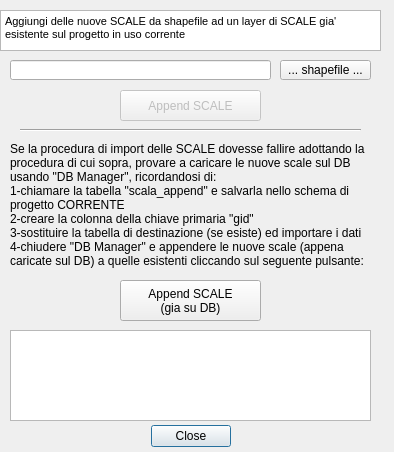
<?xml version="1.0" encoding="UTF-8"?>
<ui version="4.0">
 <class>ProgettoPNIDockWidgetBase</class>
 <widget class="QDialog" name="ProgettoPNIDockWidgetBase">
  <property name="geometry">
   <rect>
    <x>0</x>
    <y>0</y>
    <width>394</width>
    <height>452</height>
   </rect>
  </property>
  <property name="windowTitle">
   <string>ProgettoPNI</string>
  </property>
  <widget class="QDialogButtonBox" name="button_box">
   <property name="geometry">
    <rect>
     <x>140</x>
     <y>420</y>
     <width>91</width>
     <height>32</height>
    </rect>
   </property>
   <property name="orientation">
    <enum>Qt::Horizontal</enum>
   </property>
   <property name="standardButtons">
    <set>QDialogButtonBox::Close</set>
   </property>
  </widget>
  <widget class="QTextBrowser" name="txtHelp">
   <property name="geometry">
    <rect>
     <x>0</x>
     <y>10</y>
     <width>381</width>
     <height>41</height>
    </rect>
   </property>
   <property name="html">
    <string>&lt;!DOCTYPE HTML PUBLIC &quot;-//W3C//DTD HTML 4.0//EN&quot; &quot;http://www.w3.org/TR/REC-html40/strict.dtd&quot;&gt;
&lt;html&gt;&lt;head&gt;&lt;meta name=&quot;qrichtext&quot; content=&quot;1&quot; /&gt;&lt;style type=&quot;text/css&quot;&gt;
p, li { white-space: pre-wrap; }
&lt;/style&gt;&lt;/head&gt;&lt;body style=&quot; font-family:'MS Shell Dlg 2'; font-size:8.15094pt; font-weight:400; font-style:normal;&quot;&gt;
&lt;p style=&quot; margin-top:0px; margin-bottom:0px; margin-left:0px; margin-right:0px; -qt-block-indent:0; text-indent:0px;&quot;&gt;&lt;span style=&quot; font-size:8.15094pt;&quot;&gt;Aggiungi delle nuove SCALE da shapefile ad un layer di SCALE gia' esistente sul progetto in uso corrente&lt;/span&gt;&lt;/p&gt;&lt;/body&gt;&lt;/html&gt;</string>
   </property>
  </widget>
  <widget class="QToolButton" name="importBtn">
   <property name="enabled">
    <bool>false</bool>
   </property>
   <property name="geometry">
    <rect>
     <x>120</x>
     <y>90</y>
     <width>141</width>
     <height>31</height>
    </rect>
   </property>
   <property name="text">
    <string>Append SCALE</string>
   </property>
  </widget>
  <widget class="QTextBrowser" name="txtFeedback">
   <property name="geometry">
    <rect>
     <x>10</x>
     <y>330</y>
     <width>361</width>
     <height>91</height>
    </rect>
   </property>
  </widget>
  <widget class="QWidget" name="layoutWidget">
   <property name="geometry">
    <rect>
     <x>0</x>
     <y>0</y>
     <width>2</width>
     <height>2</height>
    </rect>
   </property>
   <layout class="QVBoxLayout" name="verticalLayout"/>
  </widget>
  <widget class="QToolButton" name="shpBrowse_btn">
   <property name="geometry">
    <rect>
     <x>280</x>
     <y>60</y>
     <width>91</width>
     <height>20</height>
    </rect>
   </property>
   <property name="text">
    <string>... shapefile ...</string>
   </property>
  </widget>
  <widget class="QLineEdit" name="shpBrowse_txt">
   <property name="geometry">
    <rect>
     <x>10</x>
     <y>60</y>
     <width>261</width>
     <height>20</height>
    </rect>
   </property>
  </widget>
  <widget class="Line" name="line">
   <property name="geometry">
    <rect>
     <x>20</x>
     <y>120</y>
     <width>341</width>
     <height>20</height>
    </rect>
   </property>
   <property name="orientation">
    <enum>Qt::Horizontal</enum>
   </property>
  </widget>
  <widget class="QLabel" name="label">
   <property name="geometry">
    <rect>
     <x>10</x>
     <y>130</y>
     <width>371</width>
     <height>151</height>
    </rect>
   </property>
   <property name="text">
    <string>&lt;html&gt;&lt;head/&gt;&lt;body&gt;&lt;p&gt;Se la procedura di import delle SCALE dovesse fallire adottando la procedura di cui sopra, provare a caricare le nuove scale sul DB usando &amp;quot;DB Manager&amp;quot;, ricordandosi di:&lt;br/&gt;1-chiamare la tabella &amp;quot;scala_append&amp;quot; e salvarla nello schema di progetto CORRENTE&lt;br/&gt;2-creare la colonna della chiave primaria &amp;quot;gid&amp;quot;&lt;br/&gt;3-sostituire la tabella di destinazione (se esiste) ed importare i dati&lt;br/&gt;4-chiudere &amp;quot;DB Manager&amp;quot; e appendere le nuove scale (appena caricate sul DB) a quelle esistenti cliccando sul seguente pulsante:&lt;/p&gt;&lt;/body&gt;&lt;/html&gt;</string>
   </property>
   <property name="wordWrap">
    <bool>true</bool>
   </property>
  </widget>
  <widget class="QToolButton" name="importBtn_DbManager">
   <property name="enabled">
    <bool>true</bool>
   </property>
   <property name="geometry">
    <rect>
     <x>120</x>
     <y>280</y>
     <width>141</width>
     <height>41</height>
    </rect>
   </property>
   <property name="toolTip">
    <string>nuove SCALE gia sul DB tramite DBManager</string>
   </property>
   <property name="text">
    <string>Append SCALE
(gia su DB)</string>
   </property>
  </widget>
  <zorder>layoutWidget</zorder>
  <zorder>button_box</zorder>
  <zorder>txtHelp</zorder>
  <zorder>importBtn</zorder>
  <zorder>txtFeedback</zorder>
  <zorder>shpBrowse_btn</zorder>
  <zorder>shpBrowse_txt</zorder>
  <zorder>line</zorder>
  <zorder>label</zorder>
  <zorder>importBtn_DbManager</zorder>
 </widget>
 <tabstops>
  <tabstop>importBtn</tabstop>
  <tabstop>txtFeedback</tabstop>
  <tabstop>txtHelp</tabstop>
 </tabstops>
 <resources/>
 <connections>
  <connection>
   <sender>button_box</sender>
   <signal>accepted()</signal>
   <receiver>ProgettoPNIDockWidgetBase</receiver>
   <slot>accept()</slot>
   <hints>
    <hint type="sourcelabel">
     <x>20</x>
     <y>20</y>
    </hint>
    <hint type="destinationlabel">
     <x>20</x>
     <y>20</y>
    </hint>
   </hints>
  </connection>
  <connection>
   <sender>button_box</sender>
   <signal>rejected()</signal>
   <receiver>ProgettoPNIDockWidgetBase</receiver>
   <slot>reject()</slot>
   <hints>
    <hint type="sourcelabel">
     <x>20</x>
     <y>20</y>
    </hint>
    <hint type="destinationlabel">
     <x>20</x>
     <y>20</y>
    </hint>
   </hints>
  </connection>
 </connections>
</ui>
